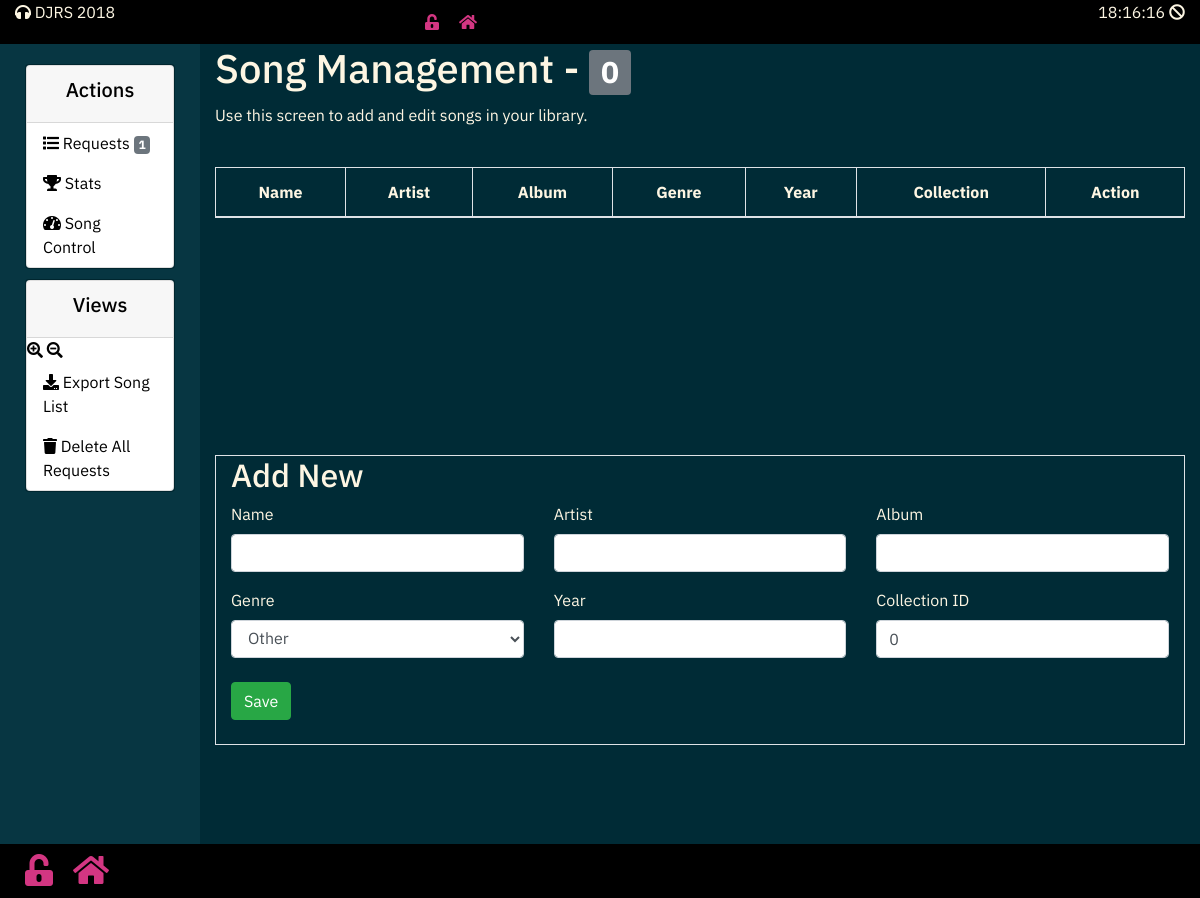
/admin/list_manager.php, run on an earlier commit of the app's database.
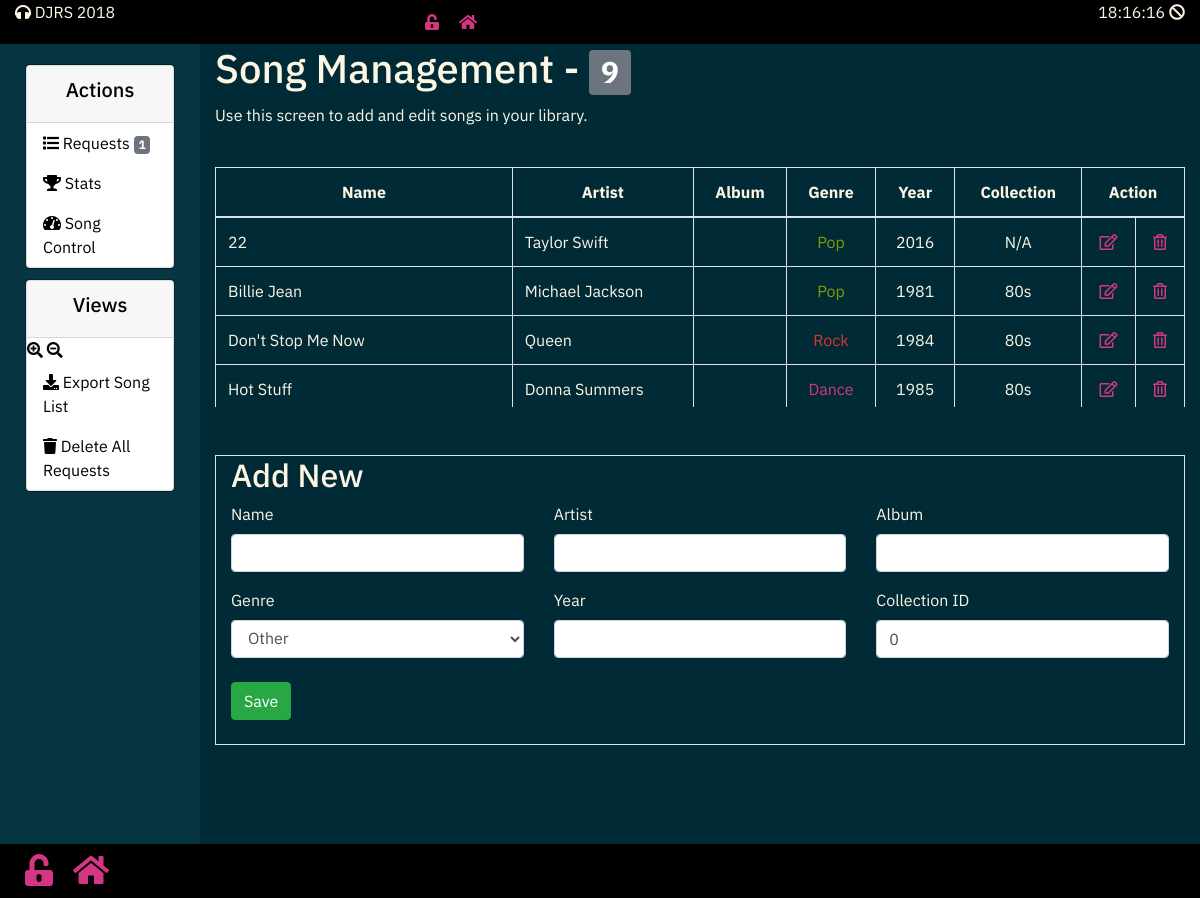
And on a later commit of the database.
### tables this page shows
CREATE TABLE IF NOT EXISTS `crud` (
  `id` int(11) NOT NULL AUTO_INCREMENT,
  `name` varchar(50) NOT NULL,
  `artist` varchar(50) NOT NULL,
  `genre` varchar(20) DEFAULT NULL,
  `year` int(4) DEFAULT NULL,
  `collec_id` int(11) NOT NULL DEFAULT '0' COMMENT 'Collection ID',
  `active` tinyint(1) NOT NULL DEFAULT '0',
  PRIMARY KEY (`id`)
);

CREATE TABLE IF NOT EXISTS `collections` (
  `collection_id` int(11) NOT NULL AUTO_INCREMENT COMMENT 'The ID of the Collection',
  `collection_name` varchar(30) NOT NULL COMMENT 'The Collection Name',
  `collection_icon` varchar(50) DEFAULT NULL COMMENT 'FontAwesome Icon Code.',
  PRIMARY KEY (`collection_id`)
);

### config/DBConfig.php (called while the page is built, shortened)
 <?php
$environment = LOCAL;
?>

### functions/server.php (called while the page is built, shortened)
<?php
$name = $artist = $album = $genre = $year = "";
$collectionID = $id = 0;
$update = false;

### admin/list_manager.php (the view, shortened to what this page needs)
<?php include($_SERVER["DOCUMENT_ROOT"] . "/dj-app2/partials/_header.php"); ?>
      <div class="row">
        <div id='collectionWin' class="col-md-2">
          <?php include($_SERVER["DOCUMENT_ROOT"] . "/dj-app2/partials/_action_blocks.php"); ?>
            <br>
        </div>
        <div id='mainWin' class="col-md-10">
          <div class="row">
            <div class="col-md-12">
            <div id='CRUDWindow'>
            <h1>Song Management - <span class="badge badge-secondary"><?php echo countSongs($db); ?></span></h1>
            <p>Use this screen to add and edit songs in your library.</p>
            <br>
            <?php $results = mysqli_query($db, "SELECT * FROM crud ORDER BY name ASC"); ?>
            <div class="ResultTable">
              <table class='table table-bordered'>
                <thead>
                  <tr>
                    <th class='text-center'>Name</th>
                    <th class='text-center'>Artist</th>
                    <th class='text-center'>Album</th>
                    <th class='text-center'>Genre</th>
                    <th class='text-center'>Year</th>
                    <th class='text-center'>Collection</th>
                    <th colspan="2" class='text-center'>Action</th>
                  </tr>
                </thead>
                <?php while ($row = mysqli_fetch_array($results)) {
                  $collectionNum = $row['collec_id'];
                  ?>
                  <tr>
                    <td><?php echo $row['name']; ?></td>
                    <td><?php echo $row['artist']; ?></td>
                    <td><?php echo $row['album']; ?></td>
                    <td class='text-center'><span class='colourCell<?php echo $row['genre']; ?>'><?php echo $row['genre']; ?></span></td>
                    <td class='text-center'><?php echo $row['year']; ?></td>
                    <td class='text-center'><?php echo getCollectionName($db, $collectionNum); ?></td>
                    <td class='text-center'>
                      <a href="../admin/list_manager.php?edit=<?php echo $row['id']; ?>" class="edit_btn" ><i class="far fa-edit"></i></a>
                    </td>
                    <td class='text-center'>
                      <a href="../functions/server.php?del=<?php echo $row['id']; ?>" class="del_btn"><i class="far fa-trash-alt"></i></a>
                    </td>
                  </tr>
                <?php } ?>
              </table>
            </div>
            <br>
            <br>
            <form method="post" class="form-group col-md-12 border" action="../functions/server.php" >
              <?php if ($update == true): ?>
                <h2>Update</h2>
              <?php else: ?>
                <h2>Add New</h2>
              <?php endif ?>
              <div class="row">
                <div class="col">
                  <div class="form-group">
                    <label>Name</label><br>
                    <input type="text" class="form-control" name="name" value="<?php echo $name; ?>">
                  </div>
                </div>
                <div class="col">
                  <div class="form-group">
                    <label>Artist</label><br>
                    <input type="text" class="form-control" name="artist" value="<?php echo $artist; ?>">
                  </div>
                </div>
                <div class="col">
                  <div class="form-group">
                    <label>Album</label><br>
                    <input type="text" class="form-control" name="album" value="<?php echo $album; ?>">
                  </div>
                </div>
              </div>
              <div class="row">
                <div class="col">
                  <label>Genre</label><br>
                  <select class="form-control" name="genre" value="<?php echo $genre; ?>">
                    <?php GenreArray() ?>
                  </select>
                </div>
                <div class="col">
                  <label>Year</label><br>
                  <input type="text" class="form-control" name="year" value="<?php echo $year; ?>">
                </div>
                <div class="col">
                  <label>Collection ID</label><br>
                  <input type="text" class="form-control" name="collectionID" value="<?php echo $collectionID; ?>">
                </div>
              </div>
              <br>
              <div class="row">
                <div class="col">
                  <?php if ($update == true): ?>
                    <button class="btn btn-primary" type="submit" name="update">Update</button>
                  <?php else: ?>
                    <button class="btn btn-success" type="submit" name="save" >Save</button>
                  <?php endif ?>
                </div>
              </div>
              <br>
            </form>
            </div>
          </div>
        </div>
      </div>
      <?php include($_SERVER["DOCUMENT_ROOT"] . "/dj-app2/partials/_footer.php"); ?>

### partials/_header.php (shortened to what this page needs)
<!DOCTYPE html>
<html lang="en" dir="ltr">
  <head>
    <?php require_once($_SERVER["DOCUMENT_ROOT"] . "/dj-app2/config/DBConfig.php");?>
    <?php require_once($_SERVER["DOCUMENT_ROOT"] . "/dj-app2/functions/server.php");?>
    <?php require_once($_SERVER["DOCUMENT_ROOT"] . "/dj-app2/functions/functions.php");?>
    <link rel="stylesheet" href="<?php echo $environment; ?>css/bootstrap.min.css">
    <link rel="stylesheet" href="<?php echo $environment; ?>css/custom.css">
    <link rel="stylesheet" href="<?php echo $environment; ?>css/fontawesome-all.css">
  </head>
  <body>
    <body onload="startTime()">
    <div class="container-fluid">
      <div class='row' id='topBar'>
          <div class="col-md-4">
            <p title="<?php echo 'Version ' . ApplicationVersion::get(); ?>">
              <i class="fas fa-headphones"></i>
              <span>DJRS 2018</span>
            </p>
          </div>
          <div class="col-md-4 text-center">
            <p class='footerLink'><a href="<?php echo $environment; ?>admin/index.php"><i class="fas fa-unlock-alt"></i></a></p>
            <p class='footerLink'><a href="<?php echo $environment; ?>index.php"><i class="fas fa-home"></i></a></p>
          </div>
          <div class="col-md-4">
            <p class="text-right">
              <span id="txt"></span>
              <span><?php is_connected(); ?></span>
            </p>
          </div>
      </div>

### functions/functions.php (shortened to what this page needs)
<?php
class ApplicationVersion
{
    public static function get()
    {
        $commitHash = trim(exec('git log --pretty="%h" -n1 HEAD'));
        $commitDate = new \DateTime(trim(exec('git log -n1 --pretty=%ci HEAD')));
        $commitDate->setTimezone(new \DateTimeZone('UTC'));
        return sprintf('v%s.%s.%s-dev.%s (%s)', self::MAJOR, self::MINOR, self::PATCH, $commitHash, $commitDate->format('Y-m-d H:m:s'));
    }
}
function is_connected()
{
    $connected = @fsockopen("www.google.co.uk", 80);
    if ($connected) {
        $is_conn = true;
        fclose($connected);
    } else {
        $is_conn = false;
    }
    if ($is_conn == true) {
        echo "<i class='fas fa-wifi' title='Connected'></i>";
    } else {
        echo "<i class='fas fa-ban' title='Not Connected'></i>";
    }
}
function GenreArray()
{
    $genreList = ['Other', 'Pop', 'Rock', 'RnB', 'Hip-Hop', 'Classical', 'Rap'];
    for ($i=0; $i < count($genreList); $i++) {
        echo "<option value='" . $genreList[$i] ."'>" . $genreList[$i] ."</option>";
    }
}
function countRequestsActive($db) {
  $query = "SELECT COUNT(*) FROM requests WHERE request_active = 1";
  $result = mysqli_query($db, $query);
  $rows = mysqli_fetch_row($result);
  return $rows[0];
}
function countSongs($db) {
  $query = "SELECT COUNT(*) FROM crud";
  $result = mysqli_query($db, $query);
  $rows = mysqli_fetch_row($result);
  return $rows[0];
}
function getCollectionName($db, $collectionNum) {
  $check = "SELECT * FROM collections WHERE collection_id = $collectionNum";
  $result = mysqli_query($db, $check);
  $rs = mysqli_fetch_array($result);
  $collectionName = $rs['collection_name'];
  if ($collectionName == "") {
    $collectionName = "N/A";
  }
  return $collectionName;
}

### partials/_action_blocks.php
<div class="card action_block">
  <div class="card">
    <div class="card-header text-center">
      <h5>Actions</h5>
    </div>
    <ul class="nav flex-column">
      <li class="nav-item"><a class="nav-link" href="<?php echo $environment; ?>admin/index.php"><i class="fas fa-list"></i> Requests <span class="badge badge-secondary"><?php echo countRequestsActive($db); ?></span></a></li>
      <li class="nav-item"><a class="nav-link" href="<?php echo $environment; ?>admin/stats.php"><i class="fas fa-trophy"></i> Stats</a></li>
      <li class="nav-item"><a class="nav-link" href="<?php echo $environment; ?>admin/list_manager.php"><i class="fas fa-tachometer-alt"></i> Song Control</a></li>
    </ul>
  </div>
</div>
<div class="card action_block">
  <div class="card">
    <div class="card-header text-center">
      <h5>Views</h5>
    </div>
    <ul class="nav flex-column">
      <li>
        <span><a class="nav-link-small font-button plus" style="cursor: pointer;"><i class="fas fa-search-plus"></i></a></span>
        <span><a class="nav-link-small font-button minus" style="cursor: pointer;"><i class="fas fa-search-minus"></i></a></span>
      </li>
      <li class="nav-item"><a class="nav-link" href="<?php echo $environment; ?>functions/exportData.php"><i class="fas fa-download"></i> Export Song List</a></li>
      <li class="nav-item"><a class="nav-link" href="<?php echo $environment; ?>admin/index.php?deleterequests=true"><i class="fas fa-trash"></i> Delete All Requests</a></li>
    </ul>
  </div>
</div>

### partials/_footer.php (shortened to what this page needs)
  <div class="container-fluid">
    <div class="row">
      <div id='footerBar' class="col-md-12">
        <p class='footerLink'><a href="<?php echo $environment; ?>admin/index.php"><i class="fas fa-unlock-alt fa-2x"></i></a></p>
        <p class='footerLink'><a href="<?php echo $environment; ?>index.php"><i class="fas fa-home fa-2x"></i></a></p>
      </div>
    </div>
  </div>
  </body>
</html>

### css/custom.css (style rules this page uses)
* { font-family: 'IBM Plex Sans', sans-serif; }
a { color: #d33682; }
.action_block { margin: 10px; background-color: #002b36; color: black; transition: 0.5s all; }
.action_block a:link, .action_block a, .action_block a:visited { color: black; }
#mainWin { background-color: #002b36; height: 100vh; overflow-y: auto; color: #fdf6e3; }
#collectionWin { background-color: #073642; height: 100vh; padding-top: 10px; overflow-y: auto; color: #fdf6e3; }
#CRUDWindow { height: 100vh; overflow-y: auto; }
#topBar { background-color: #000; color: #fdf6e3; }
#footerBar { background-color: #000; color: #fdf6e3; display: block; }
.ResultTable { height: 20vw; overflow-y: scroll; }
.footerLink { float: left; margin: 10px; }
.colourCellRock { color: #dc322f; }
.colourCellPop { color: #859900; }
.colourCellDance { color: #d33682; }

What changed in the data, as far as the page shows it:
added crud: name "22", artist "Taylor Swift", genre "Pop", year "2016", collectionNum "N/A"
added crud: name "Billie Jean", artist "Michael Jackson", genre "Pop", year "1981", collec.collection_name "80s"
added crud: name "Don't Stop Me Now", artist "Queen", genre "Rock", year "1984", collec.collection_name "80s"
added crud: name "Hot Stuff", artist "Donna Summers", genre "Dance", year "1985", collec.collection_name "80s"
Also different on the page:
countSongs($db): "0" → "9"
